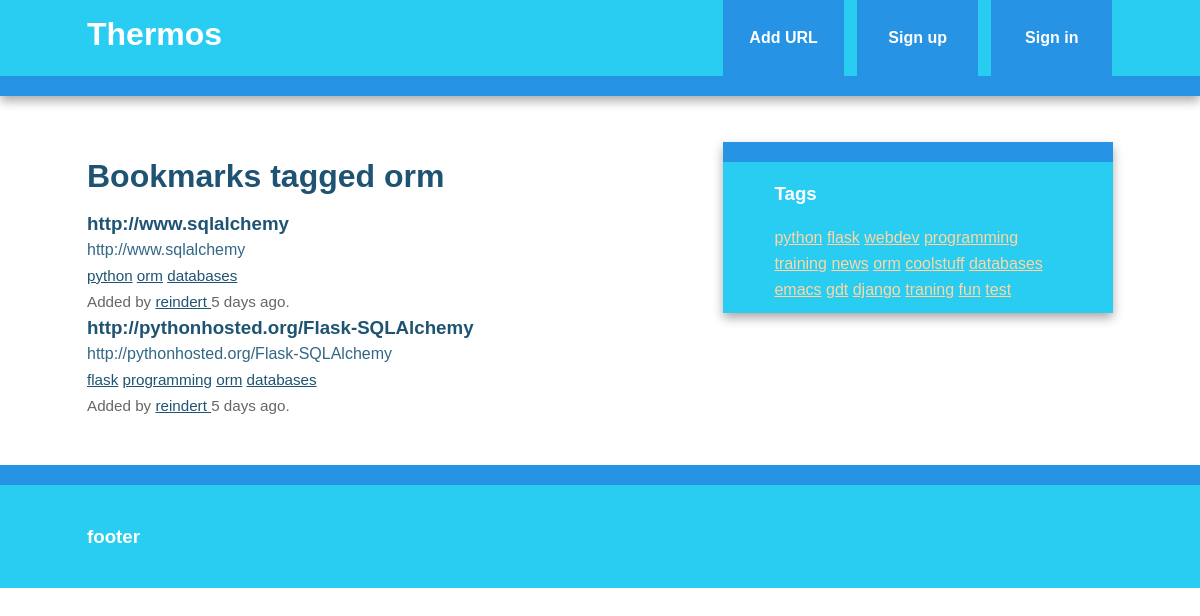
The app's page /bookmarks/tag/orm with its own data.
### thermos/models.py (models this page shows, shortened)
class Tag(db.Model):
    id = db.Column(db.Integer, primary_key=True)
    name = db.Column(db.String(25), nullable=False, unique=True, index=True)
    @staticmethod
    def all():
        return Tag.query.all()
    def __repr__(self):
        return self.name

class Bookmark(db.Model):
    id = db.Column(db.Integer, primary_key=True)
    url = db.Column(db.Text, nullable=False)
    date = db.Column(db.DateTime, default = datetime.utcnow)
    description = db.Column(db.String(300))
    user_id = db.Column(db.Integer, db.ForeignKey('user.id'), nullable=False)
    _tags = db.relationship('Tag',secondary=tags, lazy='joined',
                            backref = db.backref('bookmarks', lazy='dynamic'))
    @property
    def tags(self):
        return ",".join([t.name for t in self._tags])
    @tags.setter
    def tags(self,string):
        if string:
            self._tags = [Tag.get_or_create(name) for name in string.split(',')]
        else:
            self._tags = []

class User(db.Model, UserMixin):
    id = db.Column(db.Integer, primary_key=True)
    username = db.Column(db.String(80),unique = True)
    email = db.Column(db.String(120),unique = True)
    bookmark = db.relationship('Bookmark', backref='user', lazy='dynamic')
    password_hash = db.Column(db.String)
    @property
    def password(self):
        raise AttributeError('password: write-only field')

### thermos/bookmarks/views.py (the view)
@bookmarks.route('/tag/<name>')
def tag(name):
    tag = Tag.query.filter_by(name=name).first_or_404()
    return render_template('tag.html',tag=tag)

### thermos/main/views.py (called while the page is built)
@main.app_context_processor
def inject_tags():
    return dict(all_tags = Tag.all)

### thermos/templates/tag.html (shortened to what this page needs)
{% extends 'base.html' %}
{% block content %}
    <article>
        <header>
            <h1> Bookmarks tagged {{ tag }}</h1>
            {% if tag.bookmarks.count() > 0 %}
                {% with bookmarks=tag.bookmarks %}
                    {% include "bookmark_list.html" %}
                {% endwith %}
            {% else %}
                ther ar no bookmarks with this tag.
            {% endif %}
        </header>
    </article>
{% endblock %}

### thermos/templates/base.html (shortened to what this page needs)
<!doctype html>
<html class="no-js" lang="">
<head>
    {% block styles %}
        <link rel="stylesheet" href="{{ url_for('static', filename='css/normalize.min.css') }}">
        <link rel="stylesheet" href="{{ url_for('static', filename='css/main.css') }}">
    {% endblock %}
</head>
<body>
    <div class="header-container">
        <header class="wrapper clearfix">
            <a href="{{ url_for('auth.index')}}">
                <h1 class="title">Thermos</h1>
            </a>
            <nav>
                <ul>
                    <li><a href="{{ url_for('bookmarks.add') }}">Add URL</a></li>
                    {% if current_user.is_authenticated %}
                        <li><a href="{{ url_for('auth.user', username=current_user.username) }}">
                            My Links
                        </a></li>
                        <li><a href="{{ url_for('auth.logout')}}">Sign out</a></li>
                    {% else %}
                        <li><a href="{{ url_for('auth.signup')}}">Sign up</a></li>
                        <li><a href="{{ url_for('auth.login')}}">Sign in</a></li>
                    {% endif %}
                </ul>
            </nav>
        </header>
    </div>
    <div class="main-container">
        <div class="main wrapper clearfix">
            {% block content %}
            {% endblock %}
            {% block sidebar %}
                <aside>
                    <h3>Tags</h3>
                    {% for t in all_tags() %}
                        <a href="{{ url_for('bookmarks.tag',name=t) }}">{{ t }}</a>
                    {% endfor %}
                </aside>
            {% endblock %}
        </div>
    </div>
    <div class="footer-container">
        <footer class="wrapper">
            <h3>footer</h3>
        </footer>
    </div>
</body>
</html>

### thermos/templates/bookmark_list.html
<ul class="bookmarks">
    {% for bookmark in bookmarks %}
        <li>
            {% include "bookmark.html" %}
        </li>
    {% endfor %}
</ul>

### thermos/templates/bookmark.html (shortened to what this page needs)
<div class="bookmark">
    <a href="{{bookmark.url}}" class="header">
        <h3 class="description">
            {{bookmark.url|truncate(50,killwords=True)}}
        </h3>
        <span class="url">
            {{bookmark.url|truncate(50,killwords=True)}}
        </span>
    </a>
    <div class="info">
        <span class="tags">
            {% if bookmark.tags %}
                {% for t in bookmark._tags %}
                    <a href="{{ url_for('bookmarks.tag',name=t) }}">{{ t }}</a>
                {% endfor %}
            {% else %}
                No tags.
            {% endif %}
        </span>
        <br>
        Added by <a href="{{ url_for('auth.user', username=bookmark.user.username)}}">
            {{ bookmark.user.username }}
        </a>
        {{ moment(bookmark.date).fromNow()}}.
    </div>
</div>

### thermos/static/css/main.css (style rules this page uses)
html { color: #222; font-size: 1em; line-height: 1.4; }
body { font: 16px/26px Helvetica, Helvetica Neue, Arial; }
.wrapper { width: 90%; margin: 0 5%; }
.header-container { border-bottom: 20px solid #2693E4; }
.footer-container, .main aside { border-top: 20px solid #2693E4; }
.header-container, .footer-container, .main aside { background: #28CDF1; }
.title { color: white; }
nav ul { margin: 0; padding: 0; list-style-type: none; }
nav a { display: block; margin-bottom: 10px; padding: 15px 0; text-align: center; text-decoration: none; font-weight: bold; color: white; background: #2693E4; }
.main { padding: 30px 0; }
.main article h1 { font-size: 2em; }
.main aside { color: white; padding: 0px 5% 10px; }
.footer-container footer { color: white; padding: 20px 0; }
a { color: #8F540D; }
h1 ,h2 ,h3 ,h4 ,h5 ,h6 { color: #1e5373 }
.main aside h3, footer h3 { color: white; }
a, a:visited { color: #1E5373; }
ul.bookmarks { list-style: none none; padding-left: 0; }
a.header { color: #326786; text-decoration: none; display: block; }
a.header h3 { margin: 0 0; }
div.info { font-size: .95em; color: #666666; }
aside a { color: #ffd6a3; }
h1, h2, h3, h4, h5, h6 { color: #1e5373; }
.main aside h3, footer h3, footer a, footer a:visited { color: white; }
@media only screen and (min-width: 480px) { nav a { float: left; width: 27%; margin: 0 1.7%; padding: 25px 2%; margin-bottom: 0; } }
@media only screen and (min-width: 480px) { nav li:first-child a { margin-left: 0; } }
@media only screen and (min-width: 480px) { nav li:last-child a { margin-right: 0; } }
@media only screen and (min-width: 480px) { nav ul li { display: inline; } }
@media only screen and (min-width: 768px) { .header-container, .main aside { -webkit-box-shadow: 0 5px 10px #aaa; -moz-box-shadow: 0 5px 10px #aaa; box-shadow: 0 5px 10px #aaa; } }
@media only screen and (min-width: 768px) { .title { float: left; } }
@media only screen and (min-width: 768px) { nav { float: right; width: 38%; } }
@media only screen and (min-width: 768px) { .main article { float: left; width: 57%; } }
@media only screen and (min-width: 768px) { .main aside { float: right; width: 28%; } }
@media only screen and (min-width: 1140px) { .wrapper { width: 1026px; margin: 0 auto; } }
.clearfix:before, .clearfix:after { content: " "; display: table; }
.clearfix:after { clear: both; }
.clearfix { *zoom: 1; }

### records on screen
Tag: name "orm"
Bookmark: url "http://www.sqlalchemy", user.username "reindert", date "5 days ago"
Tag: name "python"
Tag: name "databases"
Bookmark: url "http://pythonhosted.org/Flask-SQLAlchemy", user.username "reindert", date "5 days ago"
Tag: name "flask"
Tag: name "programming"
Tag: name "webdev"
Tag: name "training"
Tag: name "news"
Tag: name "coolstuff"
Tag: name "emacs"
Tag: name "gdt"
Tag: name "django"
Tag: name "traning"
Tag: name "fun"
Tag: name "test"
